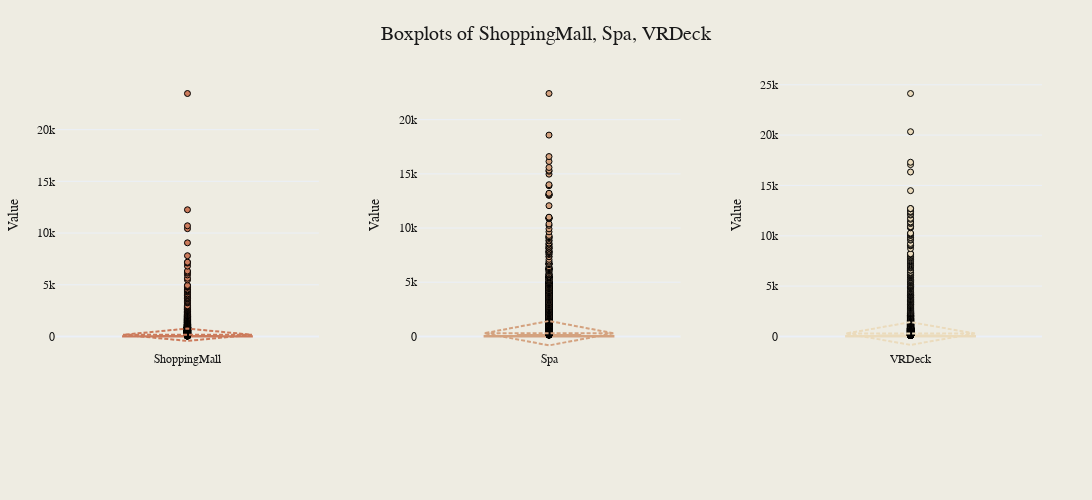

Source (notebook cell):
### Markdown cell above
We found some outliers in the first set of numerical features.

Now, let’s take a look at the second group of numerical features to see if we spot any more outliers or similar patterns.

### Code cell
plot_combined_boxplots(
    train_data,
    numerical_features_two,
    save_path="../images/box_plots_two.png",
)

### Figure 1 — Plotly figure (JSON) as saved in the notebook; plotly's stock layout.template omitted (floating-point values rounded to 4 significant figures; data arrays with more than 128 entries replaced by an {"elided": "..."} marker saying what was removed)
{"data": [{"boxmean": "sd", "marker": {"color": "#CC7B5C", "line": {"color": "#000000", "width": 1}}, "showlegend": false, "type": "box", "xaxis": "x", "y": {"elided": "8693 int values"}, "yaxis": "y"}, {"boxmean": "sd", "marker": {"color": "#D4A27F", "line": {"color": "#000000", "width": 1}}, "showlegend": false, "type": "box", "xaxis": "x2", "y": {"elided": "8693 int values"}, "yaxis": "y2"}, {"boxmean": "sd", "marker": {"color": "#EBDBBC", "line": {"color": "#000000", "width": 1}}, "showlegend": false, "type": "box", "xaxis": "x3", "y": {"elided": "8693 int values"}, "yaxis": "y3"}], "layout": {"font": {"color": "#191919", "family": "Styrene A", "size": 12}, "height": 500, "margin": {"b": 150, "l": 50, "r": 50, "t": 80}, "paper_bgcolor": "#EEECE2", "plot_bgcolor": "#EEECE2", "showlegend": false, "title": {"font": {"color": "#191919", "family": "Styrene B", "size": 20}, "text": "Boxplots of ShoppingMall, Spa, VRDeck", "x": 0.5}, "width": 1200, "xaxis": {"anchor": "y", "domain": [0, 0.2667], "showticklabels": true, "tickfont": {"color": "#191919", "family": "Styrene A", "size": 12}, "ticktext": ["ShoppingMall"], "tickvals": [0], "title": {"font": {"color": "#191919", "family": "Styrene A", "size": 14}}}, "xaxis2": {"anchor": "y2", "domain": [0.3667, 0.6333], "showticklabels": true, "tickfont": {"color": "#191919", "family": "Styrene A", "size": 12}, "ticktext": ["Spa"], "tickvals": [0], "title": {"font": {"color": "#191919", "family": "Styrene A", "size": 14}}}, "xaxis3": {"anchor": "y3", "domain": [0.7333, 1], "showticklabels": true, "tickfont": {"color": "#191919", "family": "Styrene A", "size": 12}, "ticktext": ["VRDeck"], "tickvals": [0], "title": {"font": {"color": "#191919", "family": "Styrene A", "size": 14}}}, "yaxis": {"anchor": "x", "domain": [0, 1], "tickfont": {"color": "#191919", "family": "Styrene A", "size": 12}, "title": {"font": {"color": "#191919", "family": "Styrene A", "size": 14}, "text": "Value"}}, "yaxis2": {"anchor": "x2", "domain": [0, 1], "tickfont": {"color": "#191919", "family": "Styrene A", "size": 12}, "title": {"font": {"color": "#191919", "family": "Styrene A", "size": 14}, "text": "Value"}}, "yaxis3": {"anchor": "x3", "domain": [0, 1], "tickfont": {"color": "#191919", "family": "Styrene A", "size": 12}, "title": {"font": {"color": "#191919", "family": "Styrene A", "size": 14}, "text": "Value"}}}}
